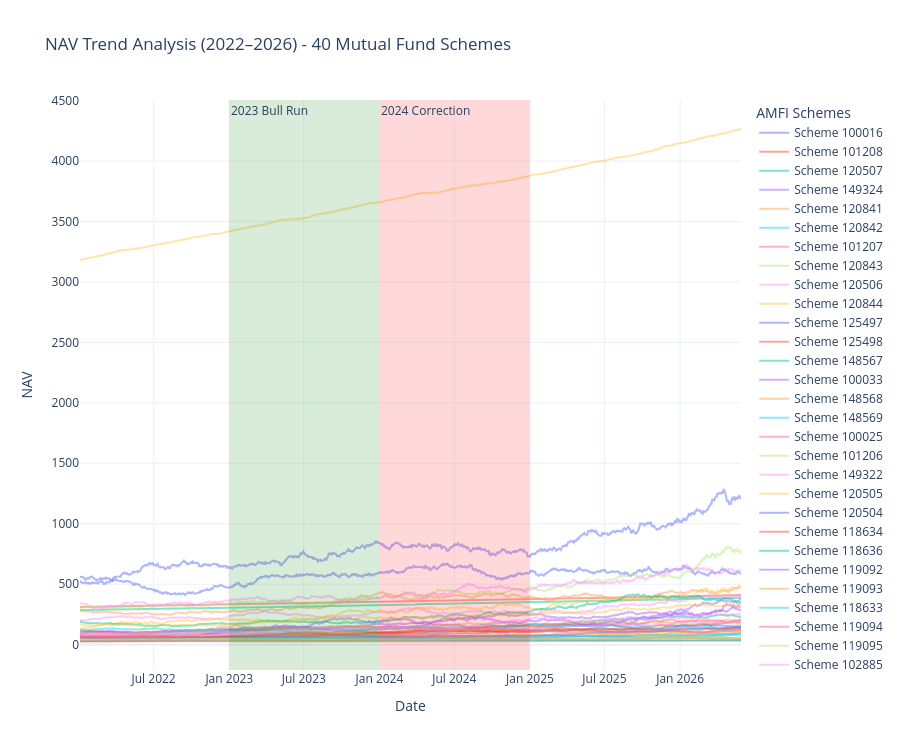

The code cell stored with this chart in its notebook:
### Code cell
import pandas as pd
import plotly.graph_objects as go
df = pd.read_csv("../data/processed/clean_nav.csv")
df["date"] = pd.to_datetime(df["date"])
df = df.sort_values("date")
fig = go.Figure()
for code in df["amfi_code"].unique():
    temp = df[df["amfi_code"] == code]
    fig.add_trace(
        go.Scatter(
            x=temp["date"],
            y=temp["nav"],
            mode="lines",
            name=f"Scheme {code}",
            opacity=0.5
        )
    )
# Highlight 2023 Bull Run
fig.add_vrect(
    x0="2023-01-01",
    x1="2023-12-31",
    fillcolor="green",
    opacity=0.15,
    line_width=0,
    annotation_text="2023 Bull Run",
    annotation_position="top left"
)
# Highlight 2024 Correction
fig.add_vrect(
    x0="2024-01-01",
    x1="2024-12-31",
    fillcolor="red",
    opacity=0.15,
    line_width=0,
    annotation_text="2024 Correction",
    annotation_position="top left"
)
fig.update_layout(
    title="NAV Trend Analysis (2022–2026) - 40 Mutual Fund Schemes",
    xaxis_title="Date",
    yaxis_title="NAV",
    template="plotly_white",
    hovermode="x unified",
    legend_title="AMFI Schemes",
    height=750
)

fig.show()

### Figure 1 — Plotly figure (JSON) as saved in the notebook; plotly's stock layout.template omitted (floating-point values rounded to 4 significant figures; data arrays with more than 128 entries replaced by an {"elided": "..."} marker saying what was removed)
{"data": [{"mode": "lines", "name": "Scheme 100016", "opacity": 0.5, "type": "scatter", "x": {"elided": "1150 str values"}, "y": {"elided": "1150 float values"}}, {"mode": "lines", "name": "Scheme 101208", "opacity": 0.5, "type": "scatter", "x": {"elided": "1150 str values"}, "y": {"elided": "1150 float values"}}, {"mode": "lines", "name": "Scheme 120507", "opacity": 0.5, "type": "scatter", "x": {"elided": "1150 str values"}, "y": {"elided": "1150 float values"}}, {"mode": "lines", "name": "Scheme 149324", "opacity": 0.5, "type": "scatter", "x": {"elided": "1150 str values"}, "y": {"elided": "1150 float values"}}, {"mode": "lines", "name": "Scheme 120841", "opacity": 0.5, "type": "scatter", "x": {"elided": "1150 str values"}, "y": {"elided": "1150 float values"}}, {"mode": "lines", "name": "Scheme 120842", "opacity": 0.5, "type": "scatter", "x": {"elided": "1150 str values"}, "y": {"elided": "1150 float values"}}, {"mode": "lines", "name": "Scheme 101207", "opacity": 0.5, "type": "scatter", "x": {"elided": "1150 str values"}, "y": {"elided": "1150 float values"}}, {"mode": "lines", "name": "Scheme 120843", "opacity": 0.5, "type": "scatter", "x": {"elided": "1150 str values"}, "y": {"elided": "1150 float values"}}, {"mode": "lines", "name": "Scheme 120506", "opacity": 0.5, "type": "scatter", "x": {"elided": "1150 str values"}, "y": {"elided": "1150 float values"}}, {"mode": "lines", "name": "Scheme 120844", "opacity": 0.5, "type": "scatter", "x": {"elided": "1150 str values"}, "y": {"elided": "1150 float values"}}, {"mode": "lines", "name": "Scheme 125497", "opacity": 0.5, "type": "scatter", "x": {"elided": "1150 str values"}, "y": {"elided": "1150 float values"}}, {"mode": "lines", "name": "Scheme 125498", "opacity": 0.5, "type": "scatter", "x": {"elided": "1150 str values"}, "y": {"elided": "1150 float values"}}, {"mode": "lines", "name": "Scheme 148567", "opacity": 0.5, "type": "scatter", "x": {"elided": "1150 str values"}, "y": {"elided": "1150 float values"}}, {"mode": "lines", "name": "Scheme 100033", "opacity": 0.5, "type": "scatter", "x": {"elided": "1150 str values"}, "y": {"elided": "1150 float values"}}, {"mode": "lines", "name": "Scheme 148568", "opacity": 0.5, "type": "scatter", "x": {"elided": "1150 str values"}, "y": {"elided": "1150 float values"}}, {"mode": "lines", "name": "Scheme 148569", "opacity": 0.5, "type": "scatter", "x": {"elided": "1150 str values"}, "y": {"elided": "1150 float values"}}, {"mode": "lines", "name": "Scheme 100025", "opacity": 0.5, "type": "scatter", "x": {"elided": "1150 str values"}, "y": {"elided": "1150 float values"}}, {"mode": "lines", "name": "Scheme 101206", "opacity": 0.5, "type": "scatter", "x": {"elided": "1150 str values"}, "y": {"elided": "1150 float values"}}, {"mode": "lines", "name": "Scheme 149322", "opacity": 0.5, "type": "scatter", "x": {"elided": "1150 str values"}, "y": {"elided": "1150 float values"}}, {"mode": "lines", "name": "Scheme 120505", "opacity": 0.5, "type": "scatter", "x": {"elided": "1150 str values"}, "y": {"elided": "1150 float values"}}, {"mode": "lines", "name": "Scheme 120504", "opacity": 0.5, "type": "scatter", "x": {"elided": "1150 str values"}, "y": {"elided": "1150 float values"}}, {"mode": "lines", "name": "Scheme 118634", "opacity": 0.5, "type": "scatter", "x": {"elided": "1150 str values"}, "y": {"elided": "1150 float values"}}, {"mode": "lines", "name": "Scheme 118636", "opacity": 0.5, "type": "scatter", "x": {"elided": "1150 str values"}, "y": {"elided": "1150 float values"}}, {"mode": "lines", "name": "Scheme 119092", "opacity": 0.5, "type": "scatter", "x": {"elided": "1150 str values"}, "y": {"elided": "1150 float values"}}, {"mode": "lines", "name": "Scheme 119093", "opacity": 0.5, "type": "scatter", "x": {"elided": "1150 str values"}, "y": {"elided": "1150 float values"}}, {"mode": "lines", "name": "Scheme 118633", "opacity": 0.5, "type": "scatter", "x": {"elided": "1150 str values"}, "y": {"elided": "1150 float values"}}, {"mode": "lines", "name": "Scheme 119094", "opacity": 0.5, "type": "scatter", "x": {"elided": "1150 str values"}, "y": {"elided": "1150 float values"}}, {"mode": "lines", "name": "Scheme 119095", "opacity": 0.5, "type": "scatter", "x": {"elided": "1150 str values"}, "y": {"elided": "1150 float values"}}, {"mode": "lines", "name": "Scheme 102885", "opacity": 0.5, "type": "scatter", "x": {"elided": "1150 str values"}, "y": {"elided": "1150 float values"}}, {"mode": "lines", "name": "Scheme 118632", "opacity": 0.5, "type": "scatter", "x": {"elided": "1150 str values"}, "y": {"elided": "1150 float values"}}, {"mode": "lines", "name": "Scheme 119551", "opacity": 0.5, "type": "scatter", "x": {"elided": "1150 str values"}, "y": {"elided": "1150 float values"}}, {"mode": "lines", "name": "Scheme 119552", "opacity": 0.5, "type": "scatter", "x": {"elided": "1150 str values"}, "y": {"elided": "1150 float values"}}, {"mode": "lines", "name": "Scheme 102887", "opacity": 0.5, "type": "scatter", "x": {"elided": "1150 str values"}, "y": {"elided": "1150 float values"}}, {"mode": "lines", "name": "Scheme 119598", "opacity": 0.5, "type": "scatter", "x": {"elided": "1150 str values"}, "y": {"elided": "1150 float values"}}, {"mode": "lines", "name": "Scheme 119599", "opacity": 0.5, "type": "scatter", "x": {"elided": "1150 str values"}, "y": {"elided": "1150 float values"}}, {"mode": "lines", "name": "Scheme 102886", "opacity": 0.5, "type": "scatter", "x": {"elided": "1150 str values"}, "y": {"elided": "1150 float values"}}, {"mode": "lines", "name": "Scheme 120503", "opacity": 0.5, "type": "scatter", "x": {"elided": "1150 str values"}, "y": {"elided": "1150 float values"}}, {"mode": "lines", "name": "Scheme 119120", "opacity": 0.5, "type": "scatter", "x": {"elided": "1150 str values"}, "y": {"elided": "1150 float values"}}, {"mode": "lines", "name": "Scheme 149323", "opacity": 0.5, "type": "scatter", "x": {"elided": "1150 str values"}, "y": {"elided": "1150 float values"}}, {"mode": "lines", "name": "Scheme 118635", "opacity": 0.5, "type": "scatter", "x": {"elided": "1150 str values"}, "y": {"elided": "1150 float values"}}], "layout": {"annotations": [{"showarrow": false, "text": "2023 Bull Run", "x": "2023-01-01", "xanchor": "left", "xref": "x", "y": 1, "yanchor": "top", "yref": "y domain"}, {"showarrow": false, "text": "2024 Correction", "x": "2024-01-01", "xanchor": "left", "xref": "x", "y": 1, "yanchor": "top", "yref": "y domain"}], "height": 750, "hovermode": "x unified", "legend": {"title": {"text": "AMFI Schemes"}}, "shapes": [{"fillcolor": "green", "line": {"width": 0}, "opacity": 0.15, "type": "rect", "x0": "2023-01-01", "x1": "2023-12-31", "xref": "x", "y0": 0, "y1": 1, "yref": "y domain"}, {"fillcolor": "red", "line": {"width": 0}, "opacity": 0.15, "type": "rect", "x0": "2024-01-01", "x1": "2024-12-31", "xref": "x", "y0": 0, "y1": 1, "yref": "y domain"}], "title": {"text": "NAV Trend Analysis (2022–2026) - 40 Mutual Fund Schemes"}, "xaxis": {"title": {"text": "Date"}}, "yaxis": {"title": {"text": "NAV"}}}}
